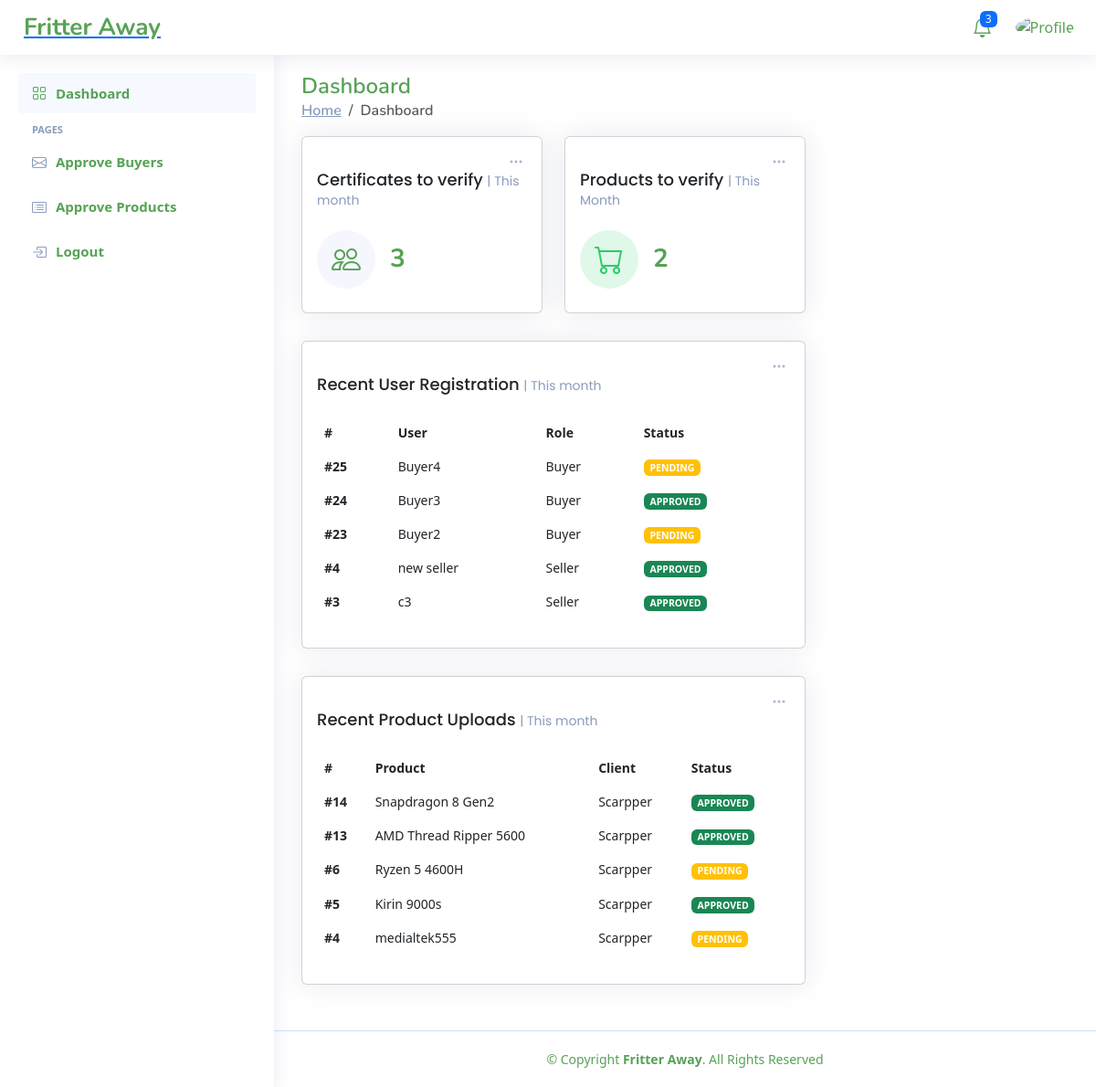
The app's page /Adminside/index.php with its own data.
### tables this page shows
CREATE TABLE `buyer` (
  `bid` int(11) NOT NULL,
  `company` varchar(250) NOT NULL,
  `email` varchar(150) NOT NULL,
  `password` varchar(150) NOT NULL,
  `phone` varchar(50) NOT NULL,
  `profilepic` varchar(100) NOT NULL,
  `isodoc` varchar(100) NOT NULL,
  `r2doc` varchar(100) NOT NULL,
  `status` varchar(100) NOT NULL DEFAULT 'PENDING'
);

CREATE TABLE `seller` (
  `sid` int(11) NOT NULL,
  `scompany` varchar(250) NOT NULL,
  `email` varchar(150) NOT NULL,
  `password` varchar(150) NOT NULL
);

CREATE TABLE `products` (
  `pid` int(11) NOT NULL,
  `sid` int(100) NOT NULL,
  `title` varchar(100) NOT NULL,
  `descp` varchar(250) NOT NULL,
  `client` varchar(100) NOT NULL,
  `address` varchar(250) NOT NULL,
  `phone` varchar(100) NOT NULL,
  `email` varchar(150) NOT NULL,
  `category` varchar(100) NOT NULL,
  `image1` varchar(150) NOT NULL,
  `status` varchar(100) NOT NULL DEFAULT 'PENDING'
);

### Adminside/index.php (the view, shortened to what this page needs)
<?php
$server_name = "localhost";
$username = "root";
$password = "";
$db_name = "ewaste";
$connect = mysqli_connect($server_name, $username, $password, $db_name);
$queryBuyer = "SELECT COUNT(*) AS bcount FROM buyer WHERE status='PENDING'";
$resultBuyer = mysqli_query($connect, $queryBuyer);
$rowBuyer = mysqli_fetch_assoc($resultBuyer);
$bcount = $rowBuyer['bcount'];
$queryProduct = "SELECT COUNT(*) AS pcount FROM products WHERE status='PENDING'";
$resultProduct = mysqli_query($connect, $queryProduct);
$rowProduct = mysqli_fetch_assoc($resultProduct);
$pcount = $rowProduct['pcount'];
$n="SELECT * FROM buyer ORDER BY bid DESC LIMIT 3";
$resultb=mysqli_query($connect,$n);
$vb=mysqli_num_rows($resultb);
$m="SELECT * FROM seller ORDER BY sid DESC LIMIT 2";
$results=mysqli_query($connect,$m);
$vs=mysqli_num_rows($results);
$p="SELECT * FROM products ORDER BY pid DESC LIMIT 5";
$resultp=mysqli_query($connect,$p);
?>
<!DOCTYPE html>
<html lang="en">
<head>
  <link href="assets/vendor/bootstrap/css/bootstrap.min.css" rel="stylesheet">
  <link href="assets/vendor/bootstrap-icons/bootstrap-icons.css" rel="stylesheet">
  <link href="assets/vendor/boxicons/css/boxicons.min.css" rel="stylesheet">
  <link href="assets/vendor/quill/quill.snow.css" rel="stylesheet">
  <link href="assets/vendor/quill/quill.bubble.css" rel="stylesheet">
  <link href="assets/vendor/remixicon/remixicon.css" rel="stylesheet">
  <link href="assets/vendor/simple-datatables/style.css" rel="stylesheet">
  <link href="assets/css/style.css" rel="stylesheet">
  <link href="https://cdn.jsdelivr.net/npm/bootstrap@5.3.0/dist/css/bootstrap.min.css" rel="stylesheet">
</head>
<body>
  <header id="header" class="header fixed-top d-flex align-items-center">
    <div class="d-flex align-items-center justify-content-between">
      <a href="" class="logo d-flex align-items-center">
        <span class="d-none d-lg-block">Fritter Away</span>
      </a>
    </div>
    <nav class="header-nav ms-auto">
      <ul class="d-flex align-items-center">
        <li class="nav-item dropdown">
          <a class="nav-link nav-icon" href="#" data-bs-toggle="dropdown">
            <i class="bi bi-bell"></i>
            <span class="badge bg-primary badge-number">3</span>
          </a>
        </li>
        <li class="nav-item dropdown pe-3">
          <a class="nav-link nav-profile d-flex align-items-center pe-0" href="#" data-bs-toggle="dropdown">
            <img src="../uploads/<?php echo $_SESSION["adpic"]; ?>" alt="Profile" class="rounded-circle">
          </a>
        </li>
      </ul>
  </header>
  <aside id="sidebar" class="sidebar">
    <ul class="sidebar-nav" id="sidebar-nav">
      <li class="nav-item">
        <a class="nav-link " href="index.php">
          <i class="bi bi-grid"></i>
          <span>Dashboard</span>
        </a>
      </li>
      <li class="nav-heading">Pages</li>
      <li class="nav-item">
        <a class="nav-link collapsed" href="../approvebuyers.php">
          <i class="bi bi-envelope"></i>
          <span>Approve Buyers</span>
        </a>
      </li>
      <li class="nav-item">
        <a class="nav-link collapsed" href="../approveproducts.php">
          <i class="bi bi-card-list"></i>
          <span>Approve Products</span>
        </a>
      </li>
      <li class="nav-item">
        <a class="nav-link collapsed" href="../logout.php">
          <i class="bi bi-box-arrow-in-right"></i>
          <span>Logout</span>
        </a>
      </li>
    </ul>
  </aside>
  <main id="main" class="main">
    <div class="pagetitle">
      <h1>Dashboard</h1>
      <nav>
        <ol class="breadcrumb">
          <li class="breadcrumb-item"><a href="">Home</a></li>
          <li class="breadcrumb-item active">Dashboard</li>
        </ol>
      </nav>
    </div>
    <section class="section dashboard">
      <div class="row">
        <div class="col-lg-8">
          <div class="row">
            <div class="col-xxl-4 col-md-6">
              <div class="card info-card sales-card">
                <div class="filter">
                  <a class="icon" href="#" data-bs-toggle="dropdown"><i class="bi bi-three-dots"></i></a>
                </div>
                <div class="card-body">
                  <h5 class="card-title">Certificates to verify <span><span>| This month</span></h5>
                  <div class="d-flex align-items-center">
                    <div class="card-icon rounded-circle d-flex align-items-center justify-content-center">
                      <i class="bi bi-people"></i>
                    </div>
                    <div class="ps-3">
                      <h6><?php echo $bcount?></h6>
                    </div>
                  </div>
                </div>
              </div>
            </div>
            <div class="col-xxl-4 col-md-6">
              <div class="card info-card revenue-card">
                <div class="filter">
                  <a class="icon" href="#" data-bs-toggle="dropdown"><i class="bi bi-three-dots"></i></a>
                </div>
                <div class="card-body">
                  <h5 class="card-title">Products to verify <span>| This Month</span></h5>
                  <div class="d-flex align-items-center">
                    <div class="card-icon rounded-circle d-flex align-items-center justify-content-center">
                      <i class="bi bi-cart"></i>
                    </div>
                    <div class="ps-3">
                      <h6><?php echo $pcount?></h6>
                    </div>
                  </div>
                </div>
              </div>
            </div>
            <div class="col-12">
              <div class="card recent-sales overflow-auto">
                <div class="filter">
                  <a class="icon" href="#" data-bs-toggle="dropdown"><i class="bi bi-three-dots"></i></a>
                </div>
                <div class="card-body">
                  <h5 class="card-title">Recent User Registration <span>| This month</span></h5>
                  <table class="table table-borderless datatable">
                    <thead>
                      <tr>
                        <th scope="col">#</th>
                        <th scope="col">User</th>
                        <th scope="col">Role</th>
                        <th scope="col">Status</th>
                      </tr>
                    </thead>
                    <tbody>
                    <?php if($vb>0)
                while($rowb=mysqli_fetch_array($resultb))
                {  ?>
                      <tr>
                        <th scope="row">#<?php echo $rowb['bid'] ?></th>
                        <td><?php echo $rowb['company'] ?></td>
                        <td class="text-primar">Buyer</td>
                        <?php
                        if ($rowb['status'] === 'APPROVED') {?>
                          <td><span class="badge bg-success"><?php echo $rowb['status'] ?></span></td><?php
                        } elseif ($rowb['status'] === 'PENDING') {?>
                          <td><span class="badge bg-warning"><?php echo $rowb['status'] ?></span></td><?php
                        }
                        ?>
                      </tr>
                      <?php } ?>
                      <?php if($vs>0)
                while($rows=mysqli_fetch_array($results))
                {  ?>
                      <tr>
                        <th scope="row">#<?php echo $rows['sid'] ?></th>
                        <td><?php echo $rows['scompany'] ?></td>
                        <td class="text-primar">Seller</td>
                        <td><span class="badge bg-success">APPROVED</span></td>
                      </tr>
                      <?php } ?>
                    </tbody>
                  </table>
                </div>
              </div>
              <div class="card recent-sales overflow-auto">
                <div class="filter">
                  <a class="icon" href="#" data-bs-toggle="dropdown"><i class="bi bi-three-dots"></i></a>
                </div>
                <div class="card-body">
                  <h5 class="card-title">Recent Product Uploads <span>| This month</span></h5>
                  <table class="table table-borderless datatable">
                    <thead>
                      <tr>
                        <th scope="col">#</th>
                        <th scope="col">Product</th>
                        <th scope="col">Client</th>
                        <th scope="col">Status</th>
                      </tr>
                    </thead>
                    <tbody>
                    <?php if($vb>0)
                while($rowp=mysqli_fetch_array($resultp))
                {  ?>
                      <tr>
                        <th scope="row">#<?php echo $rowp['pid'] ?></th>
                        <td><?php echo $rowp['title'] ?></td>
                        <td><?php echo $rowp['client'] ?></td>
                        <?php
                        if ($rowp['status'] === 'APPROVED') {?>
                          <td><span class="badge bg-success"><?php echo $rowp['status'] ?></span></td><?php
                        } elseif ($rowp['status'] === 'PENDING') {?>
                          <td><span class="badge bg-warning"><?php echo $rowp['status'] ?></span></td><?php
                        }
                        ?>
                      </tr>
                      <?php } ?>
                    </tbody>
                  </table>
                </div>
              </div>
            </div>
          </div>
        </div>
        <div class="col-lg-4">
        </div>
      </div>
    </section>
  </main>
  <footer id="footer" class="footer">
    <div class="copyright">
      &copy; Copyright <strong><span>Fritter Away</span></strong>. All Rights Reserved
    </div>
  </footer>
</body>
</html>

### Adminside/assets/css/style.css (style rules this page uses)
:root { scroll-behavior: smooth; }
body { font-family: "Open Sans", sans-serif; background: #f6f9ff; color: #444444; }
a { color:#57A255; text-decoration: none; }
h1, h2, h3, h4, h5, h6 { font-family: "Nunito", sans-serif; }
#main { margin-top: 60px; padding: 20px 30px; transition: all 0.3s; }
.pagetitle { margin-bottom: 10px; }
.pagetitle h1 { font-size: 24px; margin-bottom: 0; font-weight: 600; color: #57A255; }
.card { margin-bottom: 30px; border: none; border-radius: 5px; box-shadow: 0px 0 30px rgba(1, 41, 112, 0.1); }
.card-title { padding: 20px 0 15px 0; font-size: 18px; font-weight: 500; color:#57A255; font-family: "Poppins", sans-serif; }
.card-title span { color: #899bbd; font-size: 14px; font-weight: 400; }
.card-body { padding: 0 20px 20px 20px; }
.breadcrumb { font-size: 14px; font-family: "Nunito", sans-serif; color: #899bbd; font-weight: 600; }
.breadcrumb a { color: #899bbd; transition: 0.3s; }
.breadcrumb .breadcrumb-item::before { color: #899bbd; }
.breadcrumb .active { color: #51678f; font-weight: 600; }
.logo { line-height: 1; }
@media (min-width: 1200px) { .logo { width: 280px; } }
.logo span { font-size: 26px; font-weight: 700; color: #57A255; font-family: "Nunito", sans-serif; }
.header { transition: all 0.5s; z-index: 997; height: 60px; box-shadow: 0px 2px 20px rgba(1, 41, 112, 0.1); background-color: #fff; padding-left: 20px; }
.header-nav ul { list-style: none; }
.header-nav>ul { margin: 0; padding: 0; }
.header-nav .nav-icon { font-size: 22px; color: #57A255; margin-right: 25px; position: relative; }
.header-nav .nav-profile { color: #57A255; }
.header-nav .nav-profile img { max-height: 36px; }
.header-nav .badge-number { position: absolute; inset: -2px -5px auto auto; font-weight: normal; font-size: 12px; padding: 3px 6px; }
.sidebar { position: fixed; top: 60px; left: 0; bottom: 0; width: 300px; z-index: 996; transition: all 0.3s; padding: 20px; overflow-y: auto; scrollbar-width: thin; scrollbar-color: #aab7cf transparent; box-shadow: 0px 0px 20px rgba(1, 41, 112, 0.1); background-color: #fff; }
@media (min-width: 1200px) { #main, #footer { margin-left: 300px; } }
.sidebar-nav { padding: 0; margin: 0; list-style: none; }
.sidebar-nav li { padding: 0; margin: 0; list-style: none; }
.sidebar-nav .nav-item { margin-bottom: 5px; }
.sidebar-nav .nav-heading { font-size: 11px; text-transform: uppercase; color: #899bbd; font-weight: 600; margin: 10px 0 5px 15px; }
.sidebar-nav .nav-link { display: flex; align-items: center; font-size: 15px; font-weight: 600; color: #57A255; transition: 0.3; background: #f6f9ff; padding: 10px 15px; border-radius: 4px; }
.sidebar-nav .nav-link i { font-size: 16px; margin-right: 10px; color: #57A255; }
.sidebar-nav .nav-link.collapsed { color: #57A255; background: #fff; }
.sidebar-nav .nav-link.collapsed i { color: #899bbd; }
.dashboard .filter { position: absolute; right: 0px; top: 15px; }
.dashboard .filter .icon { color: #aab7cf; padding-right: 20px; padding-bottom: 5px; transition: 0.3s; font-size: 16px; }
.dashboard .info-card { padding-bottom: 10px; }
.dashboard .info-card h6 { font-size: 28px; color: #57A255; font-weight: 700; margin: 0; padding: 0; }
.dashboard .card-icon { font-size: 32px; line-height: 0; width: 64px; height: 64px; flex-shrink: 0; flex-grow: 0; }
.dashboard .sales-card .card-icon { color: #57A255; background: #f6f6fe; }
.dashboard .revenue-card .card-icon { color: #2eca6a; background: #e0f8e9; }
.dashboard .recent-sales { font-size: 14px; }
.dashboard .recent-sales .table thead { background: #f6f6fe; }
.dashboard .recent-sales .table thead th { border: 0; }
.footer { padding: 20px 0; font-size: 14px; transition: all 0.3s; border-top: 1px solid #cddfff; }
.footer .copyright { text-align: center; color: #57A255; }

### records on screen
buyer: bid "25", company "Buyer4", status "PENDING"
buyer: bid "24", company "Buyer3", status "APPROVED"
buyer: bid "23", company "Buyer2", status "PENDING"
seller: sid "4", scompany "new seller"
seller: sid "3", scompany "c3"
products: pid "14", title "Snapdragon 8 Gen2", client "Scarpper", status "APPROVED"
products: pid "13", title "AMD Thread Ripper 5600", client "Scarpper", status "APPROVED"
products: pid "6", title "Ryzen 5 4600H", client "Scarpper", status "PENDING"
products: pid "5", title "Kirin 9000s", client "Scarpper", status "APPROVED"
products: pid "4", title "medialtek555", client "Scarpper", status "PENDING"

### other values on screen
$bcount "3"
$pcount "2"
